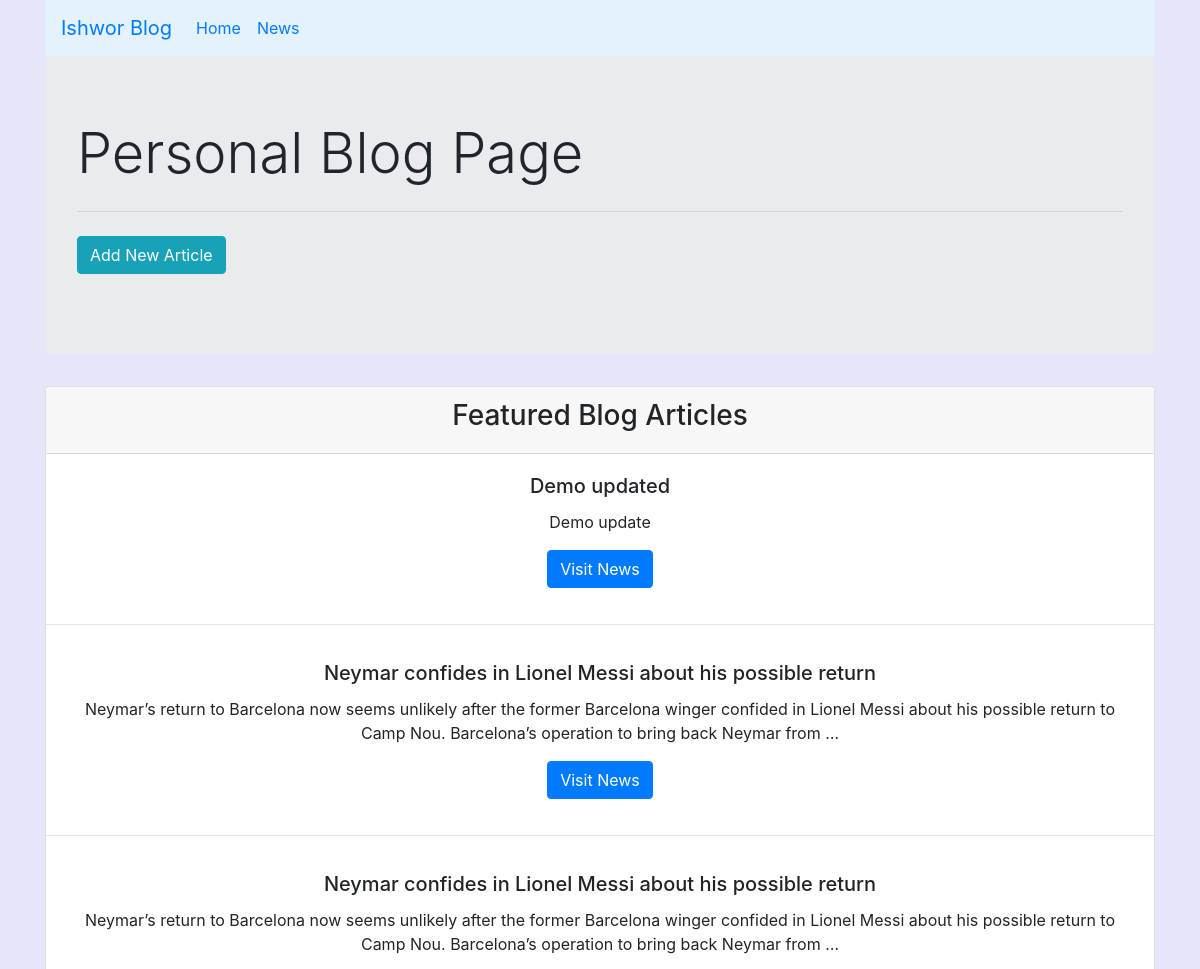
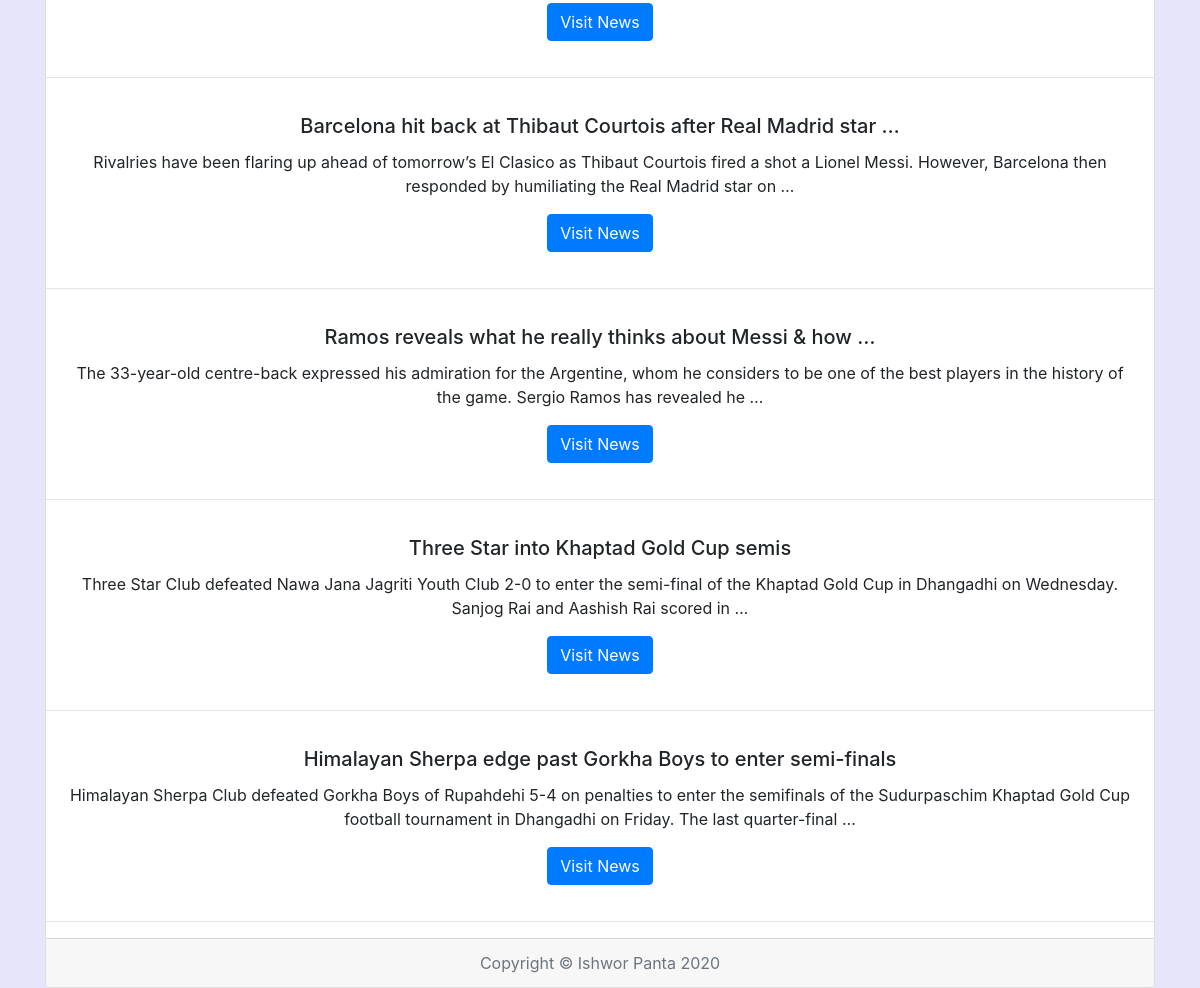
The app's page /, older data (2 pictures, top to bottom).
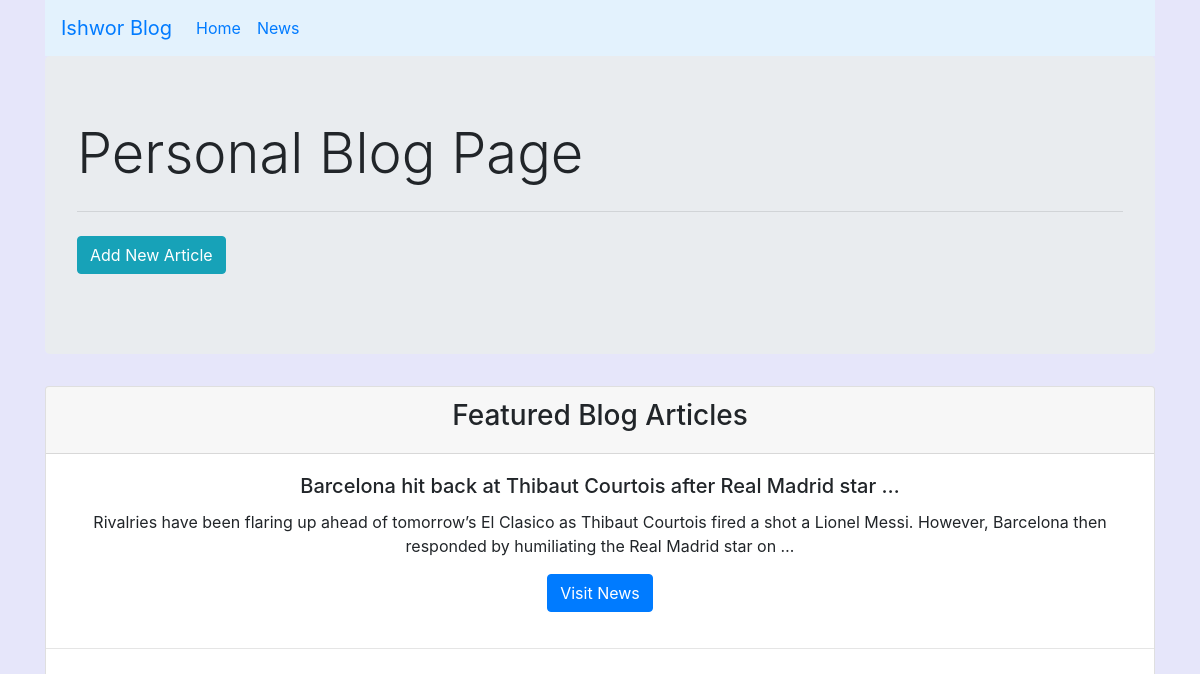
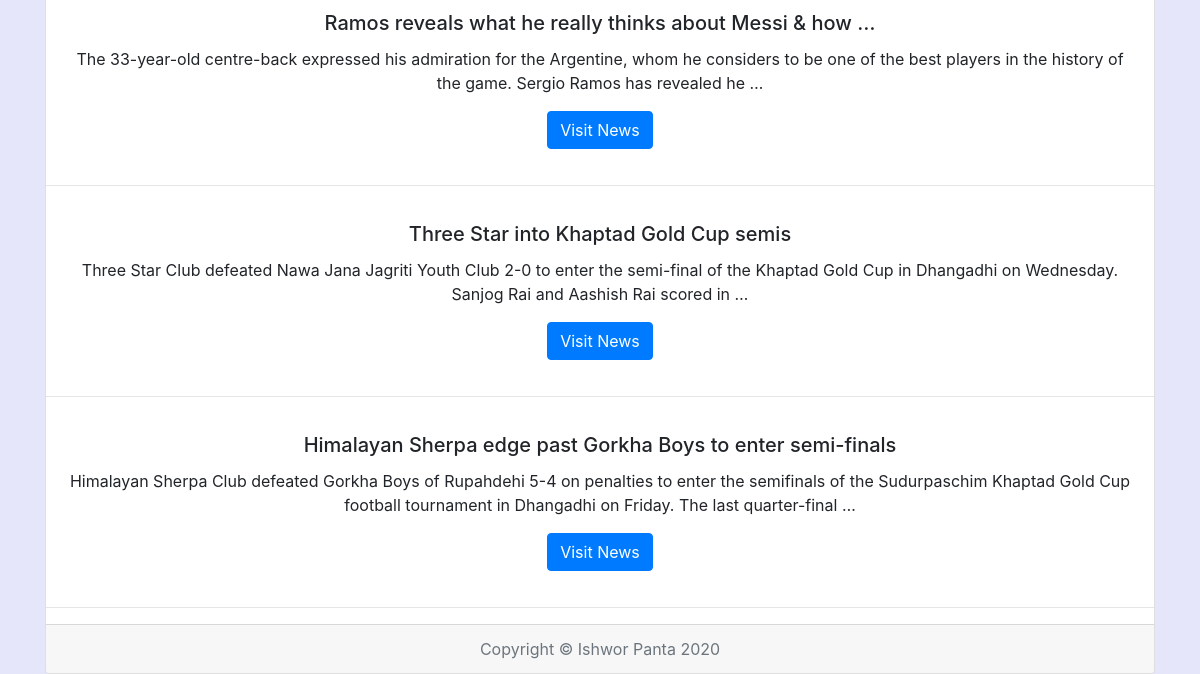
The same page, newer data (2 pictures, top to bottom).
### articles/models.py (models this page shows, shortened)
class Article(models.Model):
    author = models.ForeignKey(
        'auth.User', on_delete=models.CASCADE)
    title = models.CharField(max_length=200)
    text = models.TextField()
    date_added = models.DateTimeField(default=timezone.now, blank=True)
    class Meta:
        ordering = ['-date_added']

### articles/views.py (the view)
# urls.py: path('', views.ArticleListView.as_view(), name='home'),
class ArticleListView(ListView):
    model = Article
    template_name = 'home.html'

### templates/home.html
{% extends 'base.html' %}
{% block content %}
<div class="jumbotron">
    <header>
        <h1 class="display-4">Personal Blog Page</h1>
    </header>
    <hr class="my-4">
    <p class="lead">
        <a class="btn btn-info" href="{% url 'article_new' %}" role="button">Add New Article</a>
    </p>
</div>
<div class="card text-center">
    <div class="card-header">
        <h3>Featured Blog Articles</h3>
    </div>
    {% for arti in object_list %}
    <div class="card-body">
        <h5 class="card-title">{{arti.title|truncatewords:10}}</h5>
        <p class="card-text">{{arti.text|truncatewords:30}}</p>
        <a href="{% url 'article_page' arti.pk %}" class="btn btn-primary">Visit News </a>
    </div>
    <hr>
    {% endfor %}
    <div class="card-footer text-muted">
        Copyright &copy; Ishwor Panta 2020
    </div>
</div>
{% endblock content %}

Row changes from the older to the newer data that the page shows:
removed Article: title "Demo updated", text "Demo update"
removed Article: title "Neymar confides in Lionel Messi about his possible return", text "Neymar’s return to Barcelona now seems unlikely after the former Barcelona winger confided in Lionel Messi about his possible return to Camp Nou. Barcelona’s operation to bring back Neymar from …"
removed Article: title "Neymar confides in Lionel Messi about his possible return", text "Neymar’s return to Barcelona now seems unlikely after the former Barcelona winger confided in Lionel Messi about his possible return to Camp Nou. Barcelona’s operation to bring back Neymar from …"
